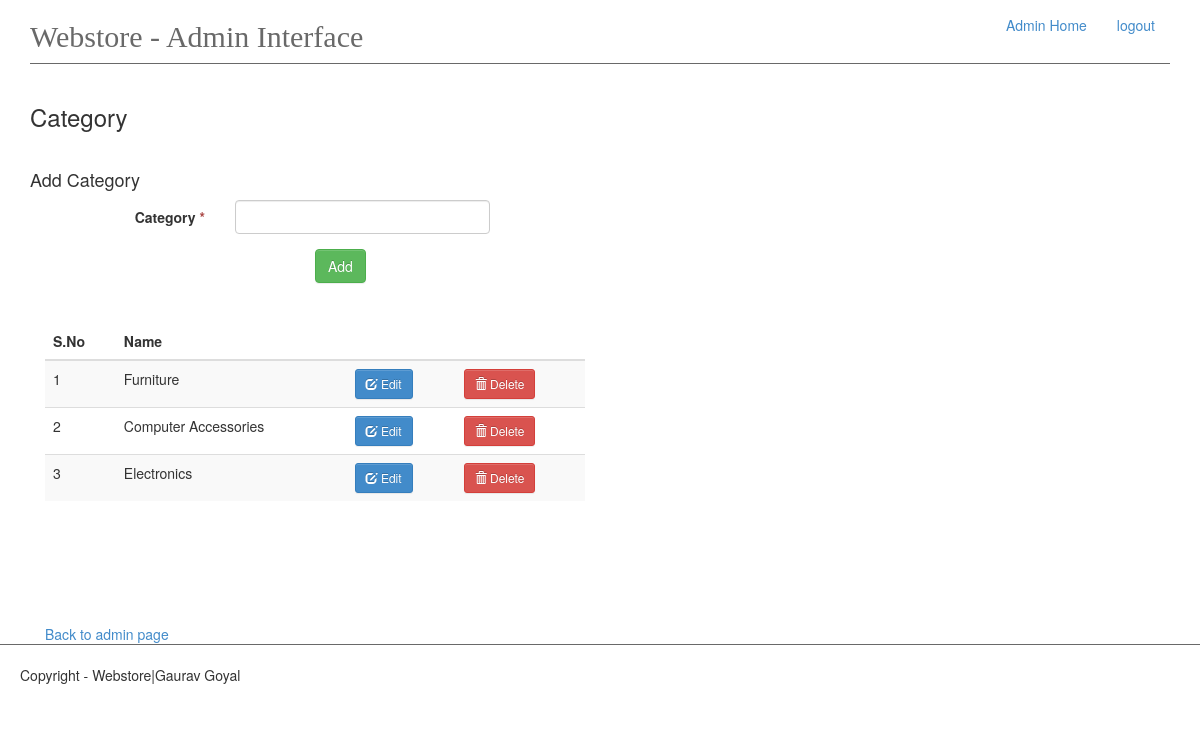
The app's page /admin/category/add/ (signed in) with its own data.
### app/models.py (models this page shows, shortened)
class Category(db.Model):
    id = db.Column(db.Integer, primary_key=True)
    name = db.Column(db.String(50), unique=True, index=True)
    products = db.relationship('Product', backref='category', lazy='dynamic')

### app/views.py (the view)
@app.route('/admin/category/add/', methods=['GET', 'POST'])
@login_required
def add_category():
    form = CategoryForm()
    if form.validate_on_submit():
        category = Category(name=form.name.data.title())
        db.session.add(category)
        db.session.commit()
        flash("category named "+ category.name + " is added to database.", 'text-success')
        return redirect(url_for('add_category'))
    categories = Category.query.all()
    return render_template('admin-panel/category.html', form=form, categories=categories)

### app/forms.py
class CategoryForm(Form):
    name = TextField('Category', validators=[Required('Category name is required')])

### app/__init__.py (called while the page is built)
@admin_login.user_loader
def load_user(id):
    return Admin.query.get(int(id))

### app/templates/admin-panel/category.html (shortened to what this page needs)
{% extends 'admin-panel/admin.html' %}
{% block content %}
    <h3>Category</h3>
    <br>
    <h4>Add Category</h4>
    <form class="form-horizontal" method="post" enctype= "multipart/form-data">
        {% for field in form if field.widget.input_type != 'hidden' %}
            <div class="col-md-12">
                <div class="form-group">
                    <label class="col-md-2 control-label">  {{ field.label }}
                        <span class="text-danger">*</span></label>
                    <div class="col-md-3"> {{ field(class_='form-control') }}</div>
                    <div class="col-md-6">
                    </div>
                </div >
            </div>
        {% endfor %}
        <div class="control-group">
            <div class="controls col-md-offset-3">
                <input type="submit" class="btn btn-success" value="Add">
            </div>
        </div>
    </form>
    <br>
    <br>
    <div class="col-md-6">
        <table class="table table-striped table-responsive col-md-6" id="cart_table">
            <thead>
            <tr>
                <th>S.No</th>
                <th>Name</th>
                <th></th>
                <th></th>
            </tr>
            </thead>
            <tbody>
            {% for item in categories %}
                <tr>
                    <td>{{ loop.index }}</td>
                    <td>{{ item.name }}</td>
                    <td>
                        <a href="{{ url_for('edit_category' , pk = item.id) }}" class="btn btn-sm btn-primary">
                            <span class="glyphicon glyphicon-edit"></span> Edit</a>
                    </td>
                    <td>
                        <a href="{{ url_for('delete_category' , pk = item.id) }}" class="btn btn-sm btn-danger">
                            <span class="glyphicon glyphicon-trash"></span>
                            Delete</a>
                    </td>
                </tr>
            {% endfor %}
            </tbody>
        </table>
    </div>
</div>
    <br>
    <div class="col-md-12"><a href="{{ url_for('admin_base') }}">Back to admin page</a></div>
{% endblock %}

### app/static/css/main.css (style rules this page uses)
#main #cart_table { margin-bottom: 30px; }

### records on screen
Category: name "Furniture"
Category: name "Computer Accessories"
Category: name "Electronics"

### other values on screen
{{ field.label }} "Category"
